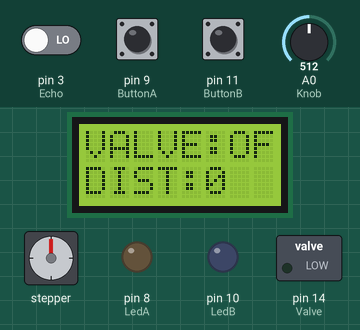
This sketch was run on a simulated Arduino Mega 2560, built with avr-gcc and run on an emulated ATmega2560. On the bench: 8×2 character LCD, stepper motor, switched loads named in the sketch (green lamp = pin HIGH), output pins drawn as LEDs (lit = HIGH). The test bench sets the inputs (shaded band); at power-on: pin 9 (ButtonA) LOW, pin 11 (ButtonB) LOW, pin 3 (Echo) LOW, A0 (Knob) = 512. Stepper angles assume 400 steps per turn; pins used as bus, display or sensor lines are not drawn; what the sketch prints to the serial monitor is not drawn.

Above: at 4.0 s.
4.1 s: pin 9 (ButtonA) pulled HIGH for 1 s
At 5.7 s:
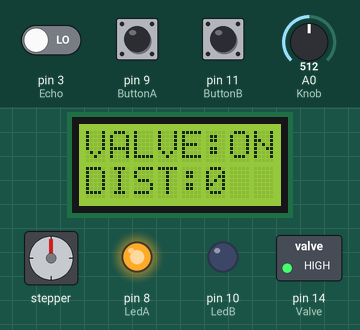
6.6 s: pin 11 (ButtonB) pulled HIGH for 1 s
At 8.2 s:
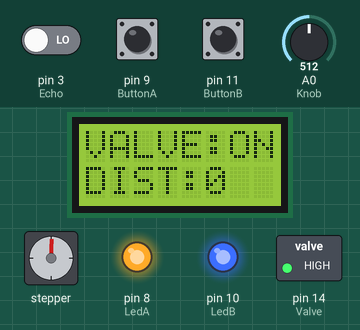
11.8 s: pin 9 (ButtonA) pulled HIGH for 3.2 s
At 13.3 s:
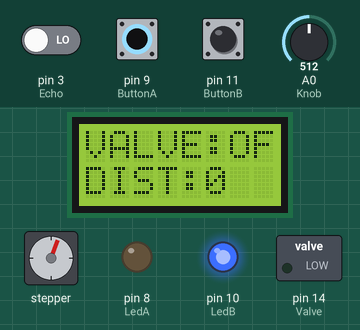
18.1 s: pin 11 (ButtonB) pulled HIGH for 3.2 s
At 19.0 s:
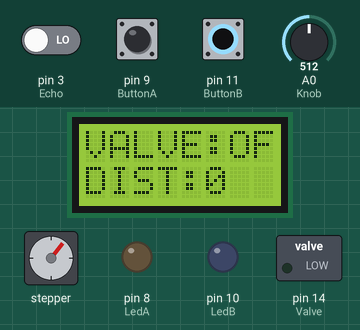
22.8 s: pin 9 (ButtonA) pulled HIGH for 1 s
At 24.4 s:
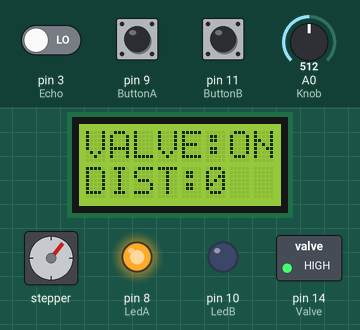
25.3 s: pin 11 (ButtonB) pulled HIGH for 1 s
At 26.1 s:
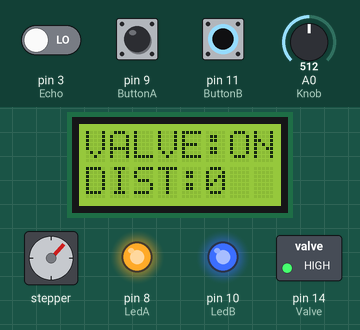
Timing chart, 0 to 39.3 s (numbered marks = the images above; inputs shaded):
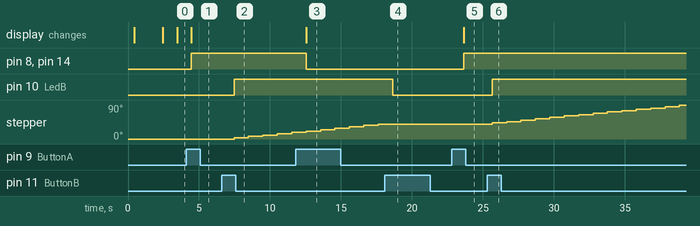

The sketch:

05_Frankenstein_Knob_Button_Valve_DistanceSensor_control.ino
```cpp
/// Controlled flow extruder ///
/// Speed is regulated by potentiometer (knob) ///
/// The extrusion starts only when both buttons are pressed and the sensor is at the correct distance (below the defined value) ///
/// The first button activates the system and puts it in standby. The second button activates the valve that introduces compressed air into the system ///
/// Avoid Serial.Print type commands in the void loop to take full advantage of the motor speed ///

const int StepsPerRev = 400;
const int Knob = A0;
const int ButtonA = 9;
const int ButtonB = 11;
const int LedA = 8;
const int LedB = 10;
const int Valve = 14;
const int Echo = 3;
const int Trigger = 2;
const int ExtrusionDistance = 8;

int ButtonAState = LOW;
int ButtonBState = LOW;

long duration;
int distance;

bool programAOn = false;
bool programBOn = false;

#include <Stepper.h>
#include <LiquidCrystal.h>

LiquidCrystal lcd(23, 22, 25, 24, 27, 26);
Stepper stepper_NEMA17(StepsPerRev, 50, 51, 52, 53);

void setup() {
  pinMode(ButtonA, INPUT);
  pinMode(ButtonB, INPUT);
  pinMode(LedA, OUTPUT);
  pinMode(LedB, OUTPUT);
  pinMode(Valve, OUTPUT);
  pinMode(Trigger, OUTPUT);
  pinMode(Echo, INPUT);
  Serial.begin(9600);
  Serial.println("Controlled flow extruder");
  Serial.println("Speed is regulated by potentiometer (knob)");
  Serial.println("The extrusion starts only when both buttons are pressed and the sensor is at the correct distance (below the defined value)");
  Serial.println("The first button activates the system and puts it in standby. The second button activates the valve that introduces compressed air into the system");
  Serial.println("Avoid Serial.Print type commands in the void loop to take full advantage of the motor speed");
  lcd.begin(8, 2);
  lcd.print("E.A.D.C. BUTTON");
  lcd.setCursor(0, 1);
  lcd.print("+DIS +VALV +KNOB");
  delay(2000);
  lcd.clear();
  lcd.print("VALVE:OFF ");
  lcd.print(StepsPerRev);
  lcd.print("REV");
  lcd.setCursor(0, 1);
  lcd.print("DIST:   ");
  lcd.print(" SPD:");
}

void loop() {
  int sensorReading = analogRead(Knob);
  int motorSpeed = map(sensorReading, 0, 1023, 0, 99);

  digitalWrite(Trigger, LOW);
  delayMicroseconds(1);
  digitalWrite(Trigger, HIGH);
  delayMicroseconds(10);
  duration = pulseIn(Echo, HIGH);
  distance = duration * 0.034 / 2;

  lcd.setCursor(5, 1);
  lcd.print("   ");
  lcd.setCursor(5, 1);
  lcd.print(distance);
  lcd.setCursor(14, 1);
  lcd.print(" ");
  lcd.setCursor(13, 1);
  lcd.print(motorSpeed);
  lcd.setCursor(15, 1);
  lcd.print("%");

  int ButtonAReading = digitalRead(ButtonA);
  if (ButtonAReading != ButtonAState) {
    ButtonAState = ButtonAReading;
    if (ButtonAState == HIGH) {
      programAOn = !programAOn;
      if (programAOn) {
        digitalWrite(LedA, HIGH);
        lcd.setCursor(6, 0);
        lcd.print("ON ");
        digitalWrite(Valve, HIGH);
      } else {
        digitalWrite(LedA, LOW);
        lcd.setCursor(6, 0);
        lcd.print("OFF");
        digitalWrite(Valve, LOW);
      }
    }
  }

  int ButtonBReading = digitalRead(ButtonB);
  if (ButtonBReading != ButtonBState) {
    ButtonBState = ButtonBReading;
    if (ButtonBState == HIGH) {
      programBOn = !programBOn;
      if (programBOn) {
        digitalWrite(LedB, HIGH);
      } else {
        digitalWrite(LedB, LOW);
      }
    }
  }

  if (programBOn) {
    if (motorSpeed > 0) {
      stepper_NEMA17.setSpeed(motorSpeed);
      stepper_NEMA17.step(StepsPerRev / 100);
    }
  }
}
```

Measured:
- after the input at 4.1 s, pin 8 (LedA), pin 14 (Valve): LOW → HIGH after 0.36 s; the display: changes after 0.36 s (image 1)
- after the input at 11.8 s, pin 8 (LedA), pin 14 (Valve): HIGH → LOW after 0.74 s; the display: changes after 0.74 s (image 3)
- after the input at 18.1 s, pin 10 (LedB): HIGH → LOW after 0.53 s; stepper: stays 39° (without the input it goes to 43° after 0.53 s)
- after the input at 22.8 s, pin 8 (LedA), pin 14 (Valve): LOW → HIGH after 0.84 s; the display: changes after 0.84 s (image 5)
